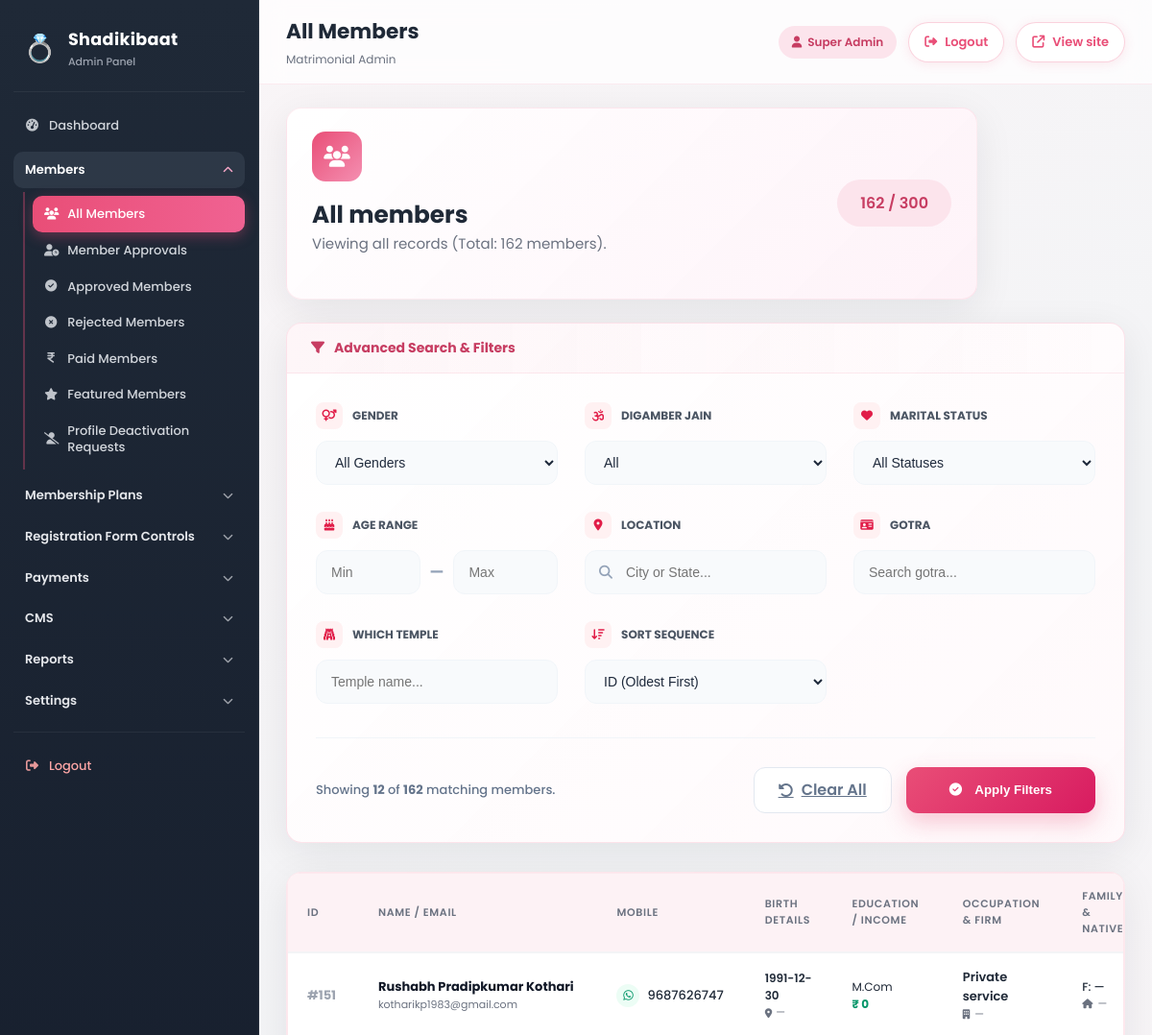
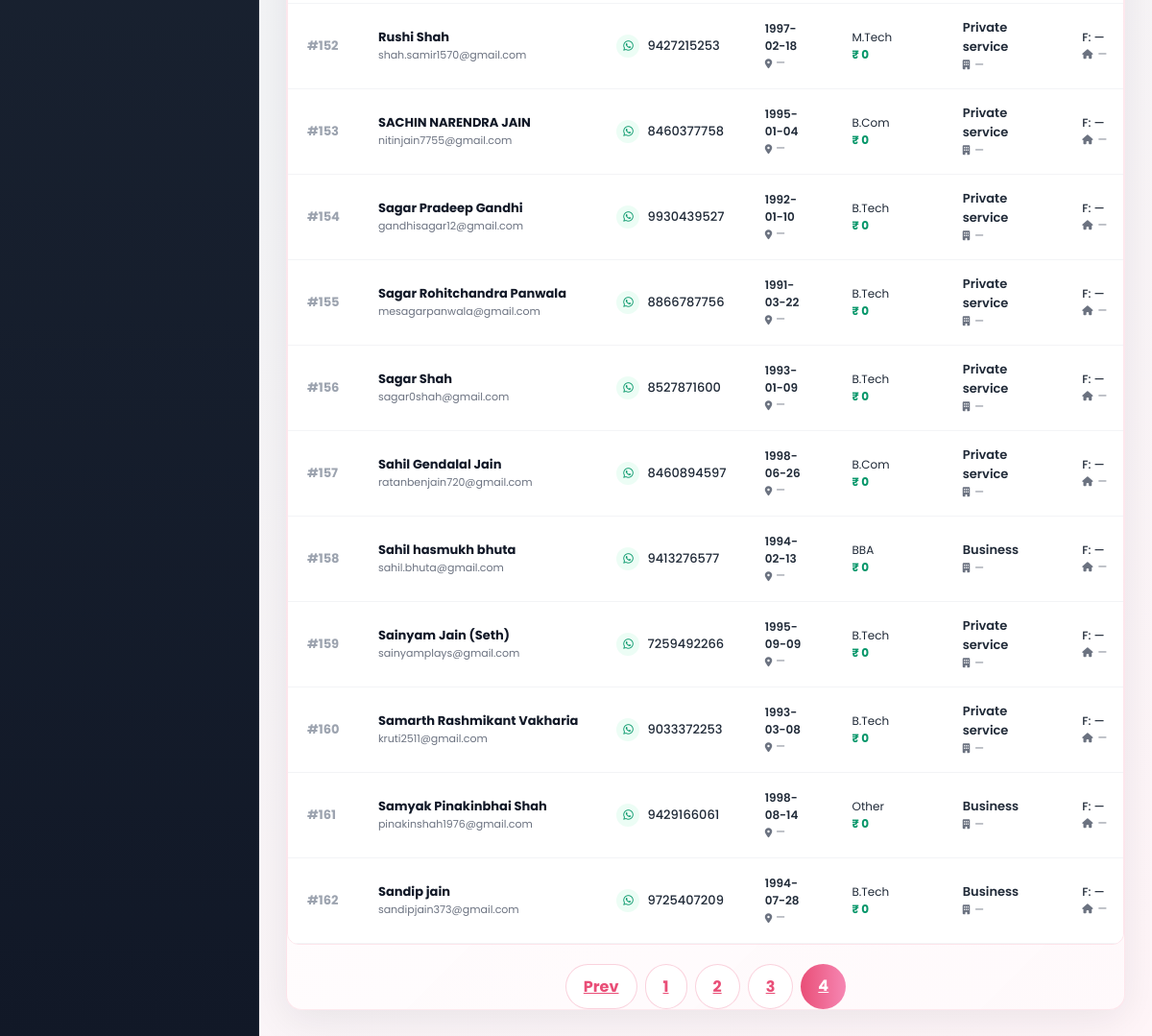
Page /admin/members.php?page=4 (signed in) on the committed database (2 pictures, top to bottom).
### tables this page shows
CREATE TABLE IF NOT EXISTS `users` (
  `id` bigint(20) UNSIGNED NOT NULL AUTO_INCREMENT,
  `profile_id` varchar(30) NOT NULL,
  `first_name` varchar(100) NOT NULL,
  `last_name` varchar(100) DEFAULT NULL,
  `email` varchar(150) NOT NULL,
  `mobile` varchar(20) NOT NULL,
  `password_hash` varchar(255) NOT NULL,
  `gender` enum('male','female','other') NOT NULL,
  `dob` date DEFAULT NULL,
  `religion_id` bigint(20) UNSIGNED DEFAULT NULL,
  `caste_id` bigint(20) UNSIGNED DEFAULT NULL,
  `mother_tongue_id` bigint(20) UNSIGNED DEFAULT NULL,
  `marital_status_id` bigint(20) UNSIGNED DEFAULT NULL,
  `education_id` bigint(20) UNSIGNED DEFAULT NULL,
  `occupation_id` bigint(20) UNSIGNED DEFAULT NULL,
  `income_id` bigint(20) UNSIGNED DEFAULT NULL,
  `country_id` bigint(20) UNSIGNED DEFAULT NULL,
  `state_id` bigint(20) UNSIGNED DEFAULT NULL,
  `city_id` bigint(20) UNSIGNED DEFAULT NULL,
  `height_cm` smallint(5) UNSIGNED DEFAULT NULL,
  `weight_kg` smallint(5) UNSIGNED DEFAULT NULL,
  `complexion` varchar(50) DEFAULT NULL,
  `blood_group` varchar(10) DEFAULT NULL,
  `profile_created_by` enum('self','parent','sibling','relative','friend') DEFAULT 'self',
  `about_me` text DEFAULT NULL,
  `profile_photo` varchar(255) DEFAULT NULL,
  `status` enum('pending','approved','rejected','blocked','deactivated') DEFAULT 'pending',
  `membership_status` enum('free','paid','expired') DEFAULT 'free',
  `featured_profile` tinyint(1) DEFAULT 0,
  `paid_member` tinyint(1) DEFAULT 0,
  `email_verified` tinyint(1) DEFAULT 0,
  `mobile_verified` tinyint(1) DEFAULT 0,
  `approved_by` bigint(20) UNSIGNED DEFAULT NULL,
  `approved_at` datetime DEFAULT NULL,
  `rejection_reason` text DEFAULT NULL,
  `profile_views` int(10) UNSIGNED DEFAULT 0,
  `last_login_at` datetime DEFAULT NULL,
  `last_active_at` datetime DEFAULT NULL,
  `created_at` timestamp NOT NULL DEFAULT current_timestamp(),
  `updated_at` timestamp NOT NULL DEFAULT current_timestamp() ON UPDATE current_timestamp(),
  `deleted_at` datetime DEFAULT NULL,
  PRIMARY KEY (`id`),
  UNIQUE KEY `profile_id` (`profile_id`),
  UNIQUE KEY `email` (`email`),
  UNIQUE KEY `mobile` (`mobile`)
);

CREATE TABLE IF NOT EXISTS `educations` (
  `id` bigint(20) UNSIGNED NOT NULL AUTO_INCREMENT,
  `name` varchar(100) NOT NULL,
  `status` tinyint(1) DEFAULT 1,
  `created_at` timestamp NOT NULL DEFAULT current_timestamp(),
  PRIMARY KEY (`id`)
);

CREATE TABLE IF NOT EXISTS `occupations` (
  `id` bigint(20) UNSIGNED NOT NULL AUTO_INCREMENT,
  `name` varchar(100) NOT NULL,
  `status` tinyint(1) DEFAULT 1,
  `created_at` timestamp NOT NULL DEFAULT current_timestamp(),
  PRIMARY KEY (`id`)
);

### admin/members.php (the view, shortened to what the rows shown need)
<?php
require_once __DIR__ . '/includes/user-storage.php';
require __DIR__ . '/includes/head.php';
$perPage = 50;
$page = isset($_GET['page']) ? max(1, (int) $_GET['page']) : 1;
$offset = ($page - 1) * $perPage;
$filters = [
  'gender' => $_GET['gender'] ?? '',
  'digamber_jain' => $_GET['digamber_jain'] ?? '',
  'marital_status' => $_GET['marital_status'] ?? '',
  'gotra' => $_GET['gotra'] ?? '',
  'temple' => $_GET['temple'] ?? '',
  'location' => $_GET['location'] ?? '',
  'age_min' => $_GET['age_min'] ?? '',
  'age_max' => $_GET['age_max'] ?? ''
];
$sort = $_GET['sort'] ?? 'u.id ASC';
$rows = sathi_users_list_all($perPage, $offset, $filters, $sort);
?>
<section class="admin-page-placeholder">
  <div class="admin-glass-card admin-page-hero admin-page-hero-top">
    <div style="display: flex; justify-content: space-between; align-items: center;">
      <div>
        <h2>All members</h2>
      </div>
    </div>
  </div>
  <div class="admin-glass-card" style="padding: 0; overflow: hidden;">
    <div class="admin-table-wrap" style="overflow-x: auto;">
      <table class="admin-table"
        style="font-size: 13px; min-width: 1200px; border-collapse: separate; border-spacing: 0;">
        <thead>
          <tr style="background: #f9fafb;">
            <th style="padding: 15px 20px; border-bottom: 2px solid #f3f4f6;">ID</th>
            <th style="padding: 15px 20px; border-bottom: 2px solid #f3f4f6;">Name / Email</th>
            <th style="padding: 15px 20px; border-bottom: 2px solid #f3f4f6;">Mobile</th>
            <th style="padding: 15px 20px; border-bottom: 2px solid #f3f4f6;">Birth Details</th>
            <th style="padding: 15px 20px; border-bottom: 2px solid #f3f4f6;">Education / Income</th>
            <th style="padding: 15px 20px; border-bottom: 2px solid #f3f4f6;">Occupation & Firm</th>
            <th style="padding: 15px 20px; border-bottom: 2px solid #f3f4f6;">Family & Native</th>
          </tr>
        </thead>
        <tbody>
          <?php if (count($rows) === 0): ?>
            <tr>
              <td colspan="10" style="padding: 40px; text-align: center; color: #9ca3af;">No members found matching your
                filters.</td>
            </tr>
          <?php else: ?>
            <?php foreach ($rows as $r): ?>
              <tr class="admin-table-row-hover" style="transition: all 0.2s;">
                <td style="padding: 15px 20px; border-bottom: 1px solid #f3f4f6; font-weight: 700; color: #9ca3af;">
                  #<?php echo (int) ($r['id'] ?? 0); ?></td>
                <td style="padding: 15px 20px; border-bottom: 1px solid #f3f4f6;">
                  <div style="font-weight: 700; color: #111827; white-space: nowrap;">
                    <?php echo htmlspecialchars((string) ($r['name'] ?? 'Member'), ENT_QUOTES, 'UTF-8'); ?>
                  </div>
                  <div style="font-size: 11px; color: #6b7280;">
                    <?php echo htmlspecialchars((string) ($r['email'] ?? ''), ENT_QUOTES, 'UTF-8'); ?>
                  </div>
                </td>
                <td style="padding: 15px 20px; border-bottom: 1px solid #f3f4f6;">
                  <div style="white-space: nowrap; display: flex; align-items: center; gap: 8px;">
                    <div
                      style="width: 24px; height: 24px; border-radius: 50%; background: #ecfdf5; display: flex; align-items: center; justify-content: center;">
                      <i class="fab fa-whatsapp" style="color: #059669; font-size: 12px;"></i>
                    </div>
                    <span
                      style="font-weight: 500;"><?php echo htmlspecialchars((string) ($r['mobile'] ?? '—'), ENT_QUOTES, 'UTF-8'); ?></span>
                  </div>
                </td>
                <td style="padding: 15px 20px; border-bottom: 1px solid #f3f4f6;">
                  <div style="font-size: 12px; font-weight: 600;">
                    <?php echo htmlspecialchars((string) ($r['dob'] ?? '—')); ?></div>
                  <div style="font-size: 11px; color: #6b7280; display: flex; align-items: center; gap: 4px;">
                    <i class="fas fa-map-marker-alt" style="font-size: 10px;"></i>
                    <?php echo htmlspecialchars((string) ($r['birth_place'] ?? '—')); ?>
                  </div>
                </td>
                <td style="padding: 15px 20px; border-bottom: 1px solid #f3f4f6;">
                  <div
                    style="max-width: 150px; overflow: hidden; text-overflow: ellipsis; white-space: nowrap; font-size: 12px;"
                    title="<?php echo htmlspecialchars((string) ($r['education_val'] ?? '—')); ?>">
                    <?php echo htmlspecialchars((string) ($r['education_val'] ?? '—'), ENT_QUOTES, 'UTF-8'); ?>
                  </div>
                  <div style="font-weight: 700; color: #059669; font-size: 12px;">
                    ₹ <?php echo number_format((float) ($r['annual_income'] ?? 0)); ?>
                  </div>
                </td>
                <td style="padding: 15px 20px; border-bottom: 1px solid #f3f4f6;">
                  <div style="font-weight: 600;">
                    <?php echo htmlspecialchars((string) ($r['occupation_val'] ?? '—'), ENT_QUOTES, 'UTF-8'); ?></div>
                  <div style="font-size: 11px; color: #6b7280;">
                    <i class="fas fa-building" style="font-size: 10px; margin-right: 2px;"></i>
                    <?php echo htmlspecialchars((string) ($r['occupation_firm'] ?? '—'), ENT_QUOTES, 'UTF-8'); ?>
                  </div>
                </td>
                <td style="padding: 15px 20px; border-bottom: 1px solid #f3f4f6;">
                  <div style="font-size: 12px; font-weight: 500;">F:
                    <?php echo htmlspecialchars((string) ($r['father_name'] ?? '—')); ?></div>
                  <div
                    style="font-size: 11px; color: #6b7280; max-width: 150px; overflow: hidden; text-overflow: ellipsis; white-space: nowrap;">
                    <i class="fas fa-home" style="font-size: 10px; margin-right: 2px;"></i>
                    <?php echo htmlspecialchars((string) ($r['permanent_address'] ?? '—')); ?>
                  </div>
                </td>
              </tr>
            <?php endforeach; ?>
          <?php endif; ?>
        </tbody>
      </table>
    </div>
  </div>
</section>
<?php require __DIR__ . '/includes/footer.php'; ?>

### rows in the picture
users: id "151", name "Rushabh Pradipkumar Kothari", email "kotharikp1983@gmail.com", mobile "9687626747", dob "1991-12-30", birth_place "—", education.name "M.Com", annual_income "0", occupation.name "Private service", occupation_firm "—", father_name "—", permanent_address "—"
users: id "152", name "Rushi Shah", email "shah.samir1570@gmail.com", mobile "9427215253", dob "1997-02-18", birth_place "—", education.name "M.Tech", annual_income "0", occupation.name "Private service", occupation_firm "—", father_name "—", permanent_address "—"
users: id "153", name "SACHIN NARENDRA JAIN", email "nitinjain7755@gmail.com", mobile "8460377758", dob "1995-01-04", birth_place "—", education.name "B.Com", annual_income "0", occupation.name "Private service", occupation_firm "—", father_name "—", permanent_address "—"
users: id "154", name "Sagar Pradeep Gandhi", email "gandhisagar12@gmail.com", mobile "9930439527", dob "1992-01-10", birth_place "—", education.name "B.Tech", annual_income "0", occupation.name "Private service", occupation_firm "—", father_name "—", permanent_address "—"
users: id "155", name "Sagar Rohitchandra Panwala", email "mesagarpanwala@gmail.com", mobile "8866787756", dob "1991-03-22", birth_place "—", education.name "B.Tech", annual_income "0", occupation.name "Private service", occupation_firm "—", father_name "—", permanent_address "—"
users: id "156", name "Sagar Shah", email "sagar0shah@gmail.com", mobile "8527871600", dob "1993-01-09", birth_place "—", education.name "B.Tech", annual_income "0", occupation.name "Private service", occupation_firm "—", father_name "—", permanent_address "—"
users: id "157", name "Sahil Gendalal Jain", email "ratanbenjain720@gmail.com", mobile "8460894597", dob "1998-06-26", birth_place "—", education.name "B.Com", annual_income "0", occupation.name "Private service", occupation_firm "—", father_name "—", permanent_address "—"
users: id "158", name "Sahil hasmukh bhuta", email "sahil.bhuta@gmail.com", mobile "9413276577", dob "1994-02-13", birth_place "—", education.name "BBA", annual_income "0", occupation.name "Business", occupation_firm "—", father_name "—", permanent_address "—"
users: id "159", name "Sainyam Jain (Seth)", email "sainyamplays@gmail.com", mobile "7259492266", dob "1995-09-09", birth_place "—", education.name "B.Tech", annual_income "0", occupation.name "Private service", occupation_firm "—", father_name "—", permanent_address "—"
users: id "160", name "Samarth Rashmikant Vakharia", email "kruti2511@gmail.com", mobile "9033372253", dob "1993-03-08", birth_place "—", education.name "B.Tech", annual_income "0", occupation.name "Private service", occupation_firm "—", father_name "—", permanent_address "—"
users: id "161", name "Samyak Pinakinbhai Shah", email "pinakinshah1976@gmail.com", mobile "9429166061", dob "1998-08-14", birth_place "—", education.name "Other", annual_income "0", occupation.name "Business", occupation_firm "—", father_name "—", permanent_address "—"
users: id "162", name "Sandip jain", email "sandipjain373@gmail.com", mobile "9725407209", dob "1994-07-28", birth_place "—", education.name "B.Tech", annual_income "0", occupation.name "Business", occupation_firm "—", father_name "—", permanent_address "—"

### other values in the picture
$dlabel "Dashboard"
$gLabel "Members"
$label "All Members"
$label "Member Approvals"
$label "Approved Members"
$label "Rejected Members"
$label "Paid Members"
$label "Featured Members"
$label "Profile Deactivation Requests"
$gLabel "Membership Plans"
$gLabel "Registration Form Controls"
$gLabel "Payments"
$gLabel "CMS"
$gLabel "Reports"
$gLabel "Settings"
